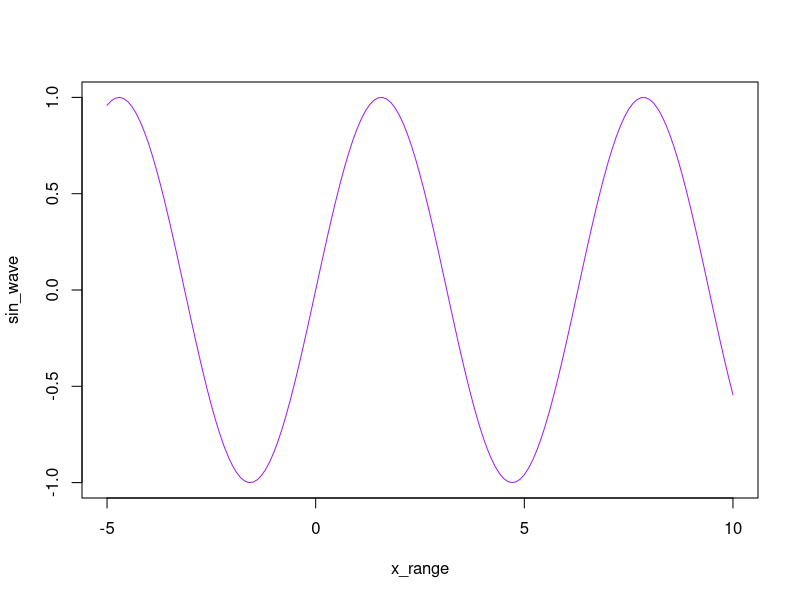

R code for this plot: (Note: this script raises an error after producing the figure.)
## ---- chunk 1
knitr::opts_chunk$set(echo = TRUE)
## ---- chunk 2
n <- 10:49
n
length(n)
1+n
m <- 10:1
m
a<- n-m
a

## ---- chunk 3
x_range <- seq(-5,10, 0.1)
x_range

sin_wave <- sin(x_range)
sin_wave

x <- seq(-5,10, 0.1)
y <- x^2


plot(x_range,sin_wave, type="l" , col = "purple")
## ---- chunk 4
first_nums <- 40:50

next_nums <- seq(51,60)

x <- c(first_nums,next_nums)
x[7]
x[5:8]
x[c(5,8)]

new <- x[c(1:3,19:21)]
new
## ---- chunk 5
roll <- function(){
  sample(1:6, 1)
}
x <- roll()
x
## ---- chunk 6
roll_two <- function() {
  d1 <- sample(1:6, 1)
  d2 <- sample(1:6, 1)
  sum <- d1 + d2
  sum
}

x <- roll_two()
x

## ---- chunk 7
# Your one-roll function goes here

roll <- function() {
  sample(1:6, 1)
}

roll_winner <- function(n1, n2) {
    roll1 <- roll()
    roll2 <- roll()
  
  if (roll1 > roll2) {
    return(n1)
  } else if (roll2 > roll1) {
    return(n2)
  } else {
    
    roll1 <- roll()
    roll2 <- roll()
     
    if (roll1 > roll2) {
      return(n1)
    } else if (roll2 > roll1) {
      return(n2)
    } else {
      return("draw")
    }
  }
}

result <- roll_for_winner("Alex", "christy")
result

## ---- chunk 8

roll <- function() {
  sample(1:6, 1)
}

roll_winner <- function(n1, n2) {
   for (i in 1:15) {
    roll1 <- roll()
    roll2 <- roll()
  
  if (roll1 > roll2) {
    return(n1)
  } else if (roll2 > roll1) {
    return(n2)
  } else {
    
    roll1 <- roll()
    roll2 <- roll()
  }   
    if (roll1 > roll2) {
      return(n1)
    } else if (roll2 > roll1) {
      return(n2)
    } else {
      return("draw")
    }
  }
}

result <- roll_for_winner("Alex", "christy")
result

## ---- chunk 9
# Your "cheating" function goes here
